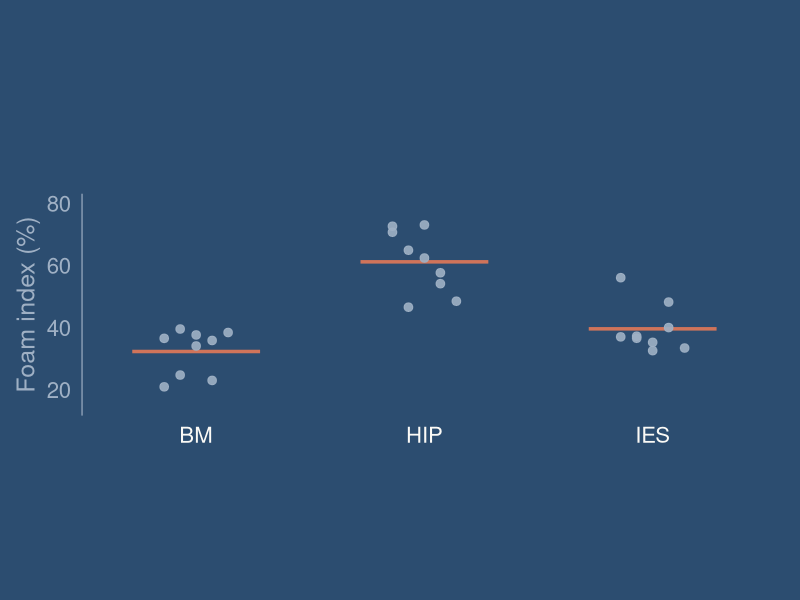
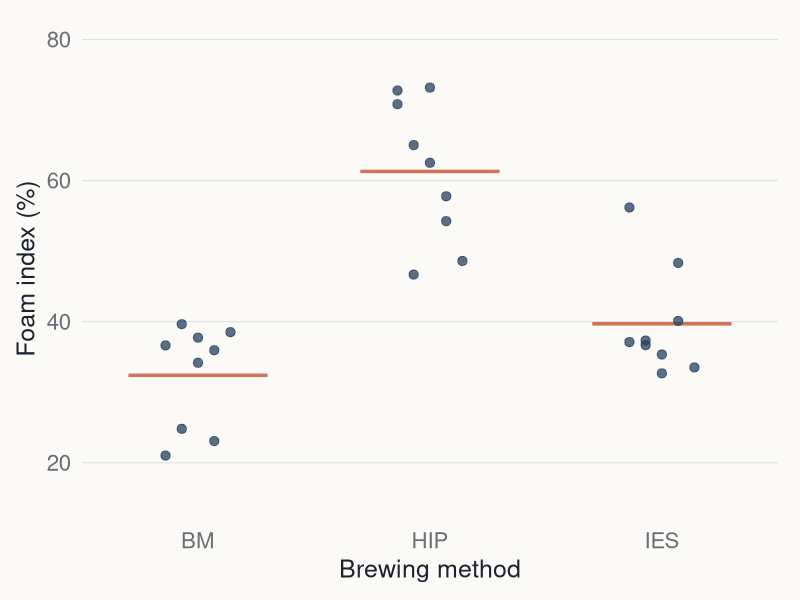
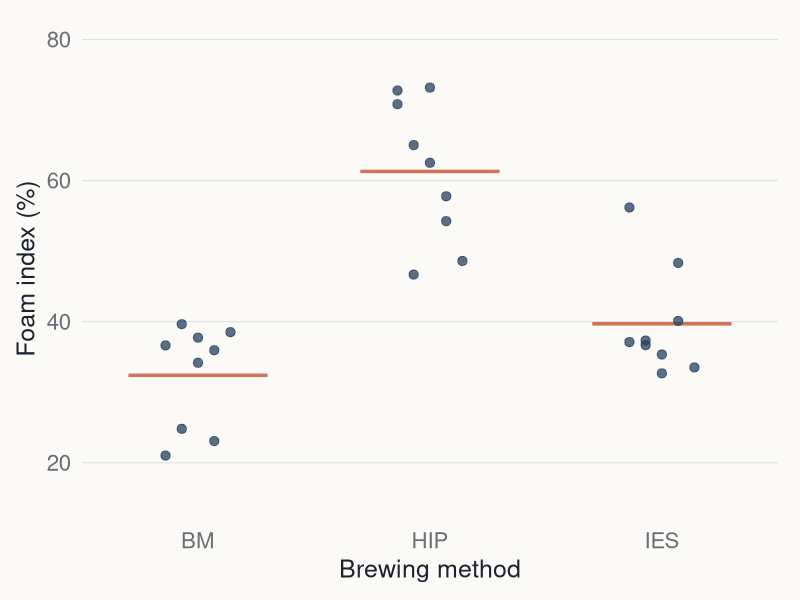
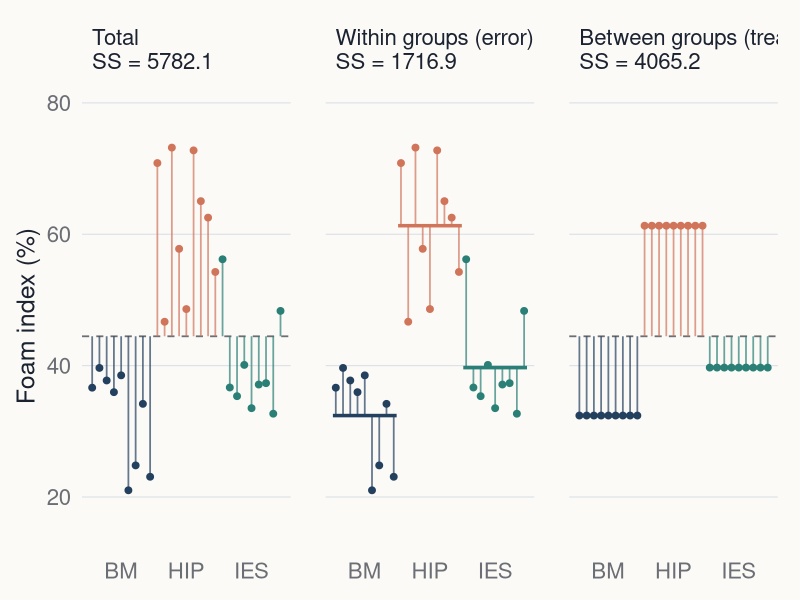
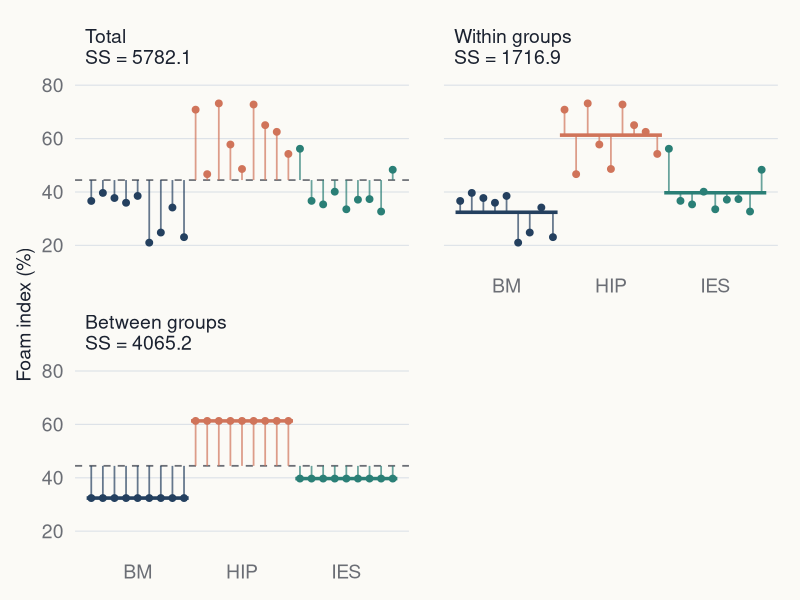
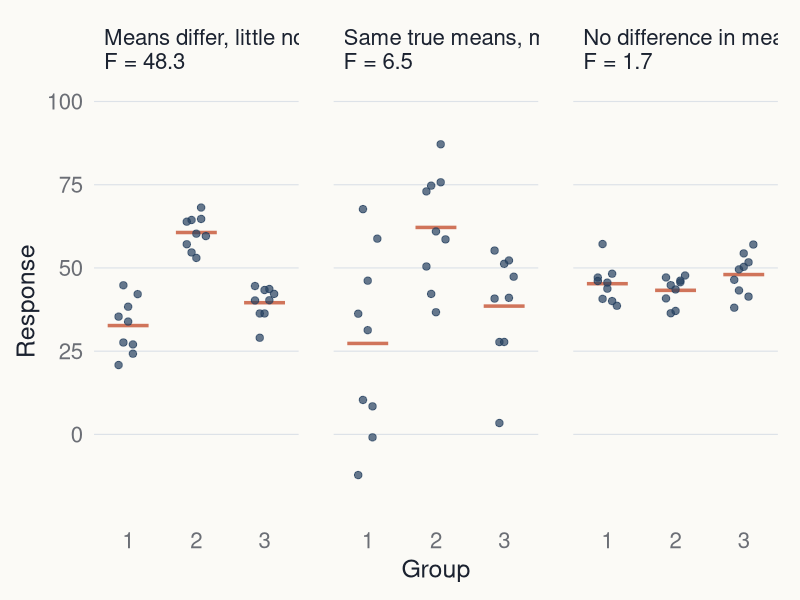
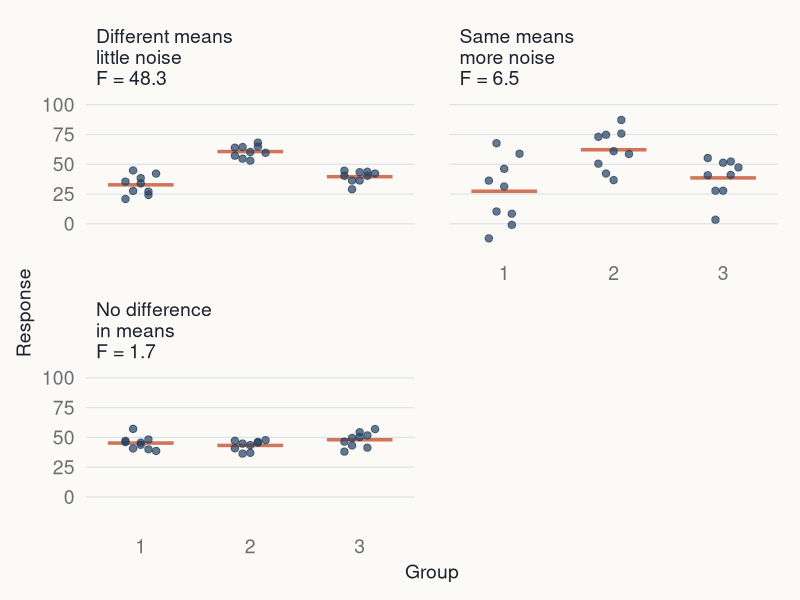
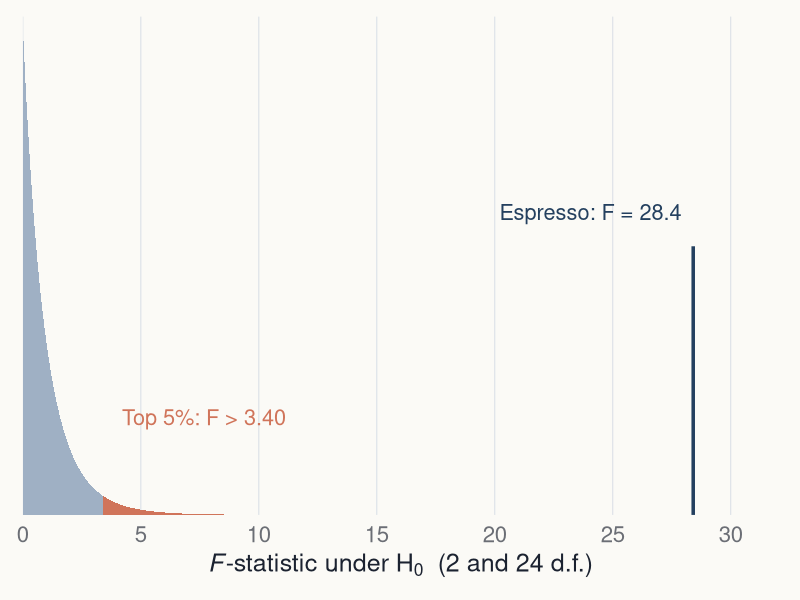

The R script that drew these images, in order:
# BB852 ANOVA lecture: R code for every statistical figure
# ---------------------------------------------------------
# Figures for the one-way ANOVA lecture, in the BB852 theme shared with the
# other lecture_figures generators (see lecture_figures/t-tests).
#
# Data source:
# https://jonesor.github.io/BB852_Book/anova-linear-models-with-a-single-categorical-explanatory-variable.html
# Espresso foam index (%) for three brewing methods, n = 9 per method:
# BM = bar machine, HIP = Hyper-Espresso method, IES = I-Espresso system.
# Parenti et al. (2014) Journal of Food Engineering 121: 112-117.
#
# Run from the repository root:
# source("lecture_figures/anova/generate_figures.R")
#
# PNG files are written to lecture_figures/anova/output/<layout>/.
# Each ggplot object is also retained in the named list `plots`.
# Object and file names use the slide numbers of the rebuilt deck
# (BB852_12_ANOVA_v2), e.g. plots$slide_09_ss_partition.
#
# Simulated data are used ONLY for slide 11 (signal versus noise) and slide 26
# (Q-Q plot examples); seeds are set and stated. Every other figure uses the
# espresso data. Statistics are computed here, never typed in.
#
# Labels use plotmath and \u escapes so the script stays plain ASCII.


# Load packages -----------------------------------------------------------

library(ggplot2)
library(ragg)


# Define the BB852 theme and export functions -----------------------------
# Palette and theme match lecture_figures/t-tests.

bb852 <- list(
  bg       = "#FBFAF6",
  text     = "#1B2230",
  muted    = "#6B6E75",
  grid     = "#DDE2E8",
  axis     = "#BCC6D2",
  slate    = "#24405F",
  coral    = "#D0745A",
  teal     = "#2A7F76",
  grey     = "#6B6E75",
  light    = "#9FB0C4",
  panel    = "#EDEFF1",
  cover    = "#2C4D70"
)

# Avenir Next on the Mac; Helvetica otherwise. BB852_FONT overrides both
# (useful on machines without either font).
available_fonts <- unique(systemfonts::system_fonts()$family)
bb852_font <- if (nzchar(Sys.getenv("BB852_FONT"))) {
  Sys.getenv("BB852_FONT")
} else if ("Avenir Next" %in% available_fonts) {
  "Avenir Next"
} else {
  "Helvetica"
}

theme_bb852 <- function(base_size = 18, base_family = bb852_font) {
  theme_minimal(base_size = base_size, base_family = base_family) +
    theme(
      plot.background = element_rect(fill = bb852$bg, colour = NA),
      panel.background = element_rect(fill = bb852$bg, colour = NA),
      panel.grid.major = element_line(colour = bb852$grid, linewidth = 0.4),
      panel.grid.minor = element_blank(),
      axis.title = element_text(colour = bb852$text, size = base_size),
      axis.text = element_text(colour = bb852$muted, size = base_size - 2),
      axis.ticks = element_blank(),
      legend.position = "none",
      strip.text = element_text(colour = bb852$text, size = base_size - 2,
                                face = "bold", hjust = 0),
      plot.title = element_blank(),
      plot.subtitle = element_blank(),
      plot.caption = element_blank(),
      plot.margin = margin(12, 16, 12, 12)
    )
}

# Sizes (inches) match the figure placeholders in the BB852 slide theme.
bb852_sizes <- list(
  full     = c(11.73, 3.95),
  takeaway = c(7.40, 4.25),
  half     = c(5.57, 4.25),
  cover    = c(5.43, 7.50)
)

output_root <- file.path("lecture_figures", "anova", "output")
unlink(output_root, recursive = TRUE)

save_bb852 <- function(plot, filename, layout = "half", bg = bb852$bg) {
  size <- bb852_sizes[[layout]]
  if (is.null(size)) {
    stop("layout must be one of: ", paste(names(bb852_sizes), collapse = ", "))
  }
  output_directory <- file.path(output_root, layout)
  dir.create(output_directory, recursive = TRUE, showWarnings = FALSE)
  ggsave(file.path(output_directory, paste0(filename, ".png")), plot,
         width = size[1], height = size[2], units = "in", dpi = 300,
         device = ragg::agg_png, bg = bg)
  invisible(filename)
}

# One colour per brewing method (three data colours, as the rules allow).
method_cols <- c(BM = bb852$slate, HIP = bb852$coral, IES = bb852$teal)


# Data and model --------------------------------------------------------------

espresso <- read.csv(file.path("CourseData", "espresso.csv"))
espresso$method <- factor(espresso$method, levels = c("BM", "HIP", "IES"))

foam_mod <- lm(foamIndx ~ method, data = espresso)
foam_anova <- anova(foam_mod)
group_means <- tapply(espresso$foamIndx, espresso$method, mean)
grand_mean <- mean(espresso$foamIndx)

ss_total <- sum((espresso$foamIndx - grand_mean)^2)
ss_error <- sum(residuals(foam_mod)^2)
ss_treat <- ss_total - ss_error
stopifnot(isTRUE(all.equal(ss_treat, foam_anova$`Sum Sq`[1])))

f_obs <- foam_anova$`F value`[1]
df_treat <- foam_anova$Df[1]
df_error <- foam_anova$Df[2]

# Deterministic horizontal offsets (no random jitter), centred per group.
espresso$offset <- ave(seq_len(nrow(espresso)), espresso$method,
                       FUN = function(i) ((seq_along(i) - 1) %% 5 - 2) * 0.07)
espresso$x <- as.numeric(espresso$method) + espresso$offset

# Observation order for the sums-of-squares "index" plots.
espresso <- espresso[order(espresso$method), ]
espresso$index <- seq_len(nrow(espresso))
espresso$group_mean <- unname(group_means[as.character(espresso$method)])

plots <- list()
half_plots <- list()
half_facet_theme <- theme(
  axis.title = element_text(size = 14),
  axis.text = element_text(size = 14),
  legend.text = element_text(size = 14),
  strip.text = element_text(size = 14)
)


# Slide 1: title-slide chart --------------------------------------------------

plots$slide_01_cover <- ggplot(espresso, aes(x, foamIndx)) +
  annotate("segment", x = 1:3 - 0.28, xend = 1:3 + 0.28,
           y = group_means, yend = group_means,
           colour = bb852$coral, linewidth = 1.2) +
  geom_point(colour = bb852$light, size = 2.6, alpha = 0.9) +
  scale_x_continuous(breaks = 1:3, labels = levels(espresso$method),
                     limits = c(0.5, 3.5), expand = expansion(mult = 0)) +
  scale_y_continuous(limits = c(15, 80), breaks = seq(20, 80, 20)) +
  labs(x = NULL, y = "Foam index (%)") +
  theme_bb852() +
  theme(
    plot.background = element_rect(fill = bb852$cover, colour = NA),
    panel.background = element_rect(fill = bb852$cover, colour = NA),
    panel.grid.major = element_blank(),
    axis.line.y = element_line(colour = bb852$light, linewidth = 0.4),
    axis.title = element_text(colour = bb852$light),
    axis.text.y = element_text(colour = bb852$light),
    axis.text.x = element_text(colour = bb852$bg),
    plot.margin = margin(140, 24, 110, 12)
  )


# Slide 8: the espresso data --------------------------------------------------

plots$slide_08_espresso_data <- ggplot(espresso, aes(x, foamIndx)) +
  annotate("segment", x = 1:3 - 0.3, xend = 1:3 + 0.3,
           y = group_means, yend = group_means,
           colour = bb852$coral, linewidth = 1.2) +
  geom_point(colour = bb852$slate, size = 2.8, alpha = 0.75) +
  scale_x_continuous(breaks = 1:3, labels = levels(espresso$method),
                     limits = c(0.5, 3.5), expand = expansion(mult = 0)) +
  scale_y_continuous(limits = c(15, 80), breaks = seq(20, 80, 20)) +
  labs(x = "Brewing method", y = "Foam index (%)") +
  theme_bb852() +
  theme(panel.grid.major.x = element_blank())


# Slide 9: partitioning the sums of squares ------------------------------------
# x = observation number (sorted by method). Segments show the deviations that
# are squared and summed in each panel.

ss_label <- function(name, ss) sprintf("%s\nSS = %.1f", name, ss)
panel_names <- c(ss_label("Total", ss_total),
                 ss_label("Within groups (error)", ss_error),
                 ss_label("Between groups (treatment)", ss_treat))

ss_long <- rbind(
  transform(espresso, panel = panel_names[1], from = grand_mean, to = foamIndx),
  transform(espresso, panel = panel_names[2], from = group_mean, to = foamIndx),
  transform(espresso, panel = panel_names[3], from = grand_mean, to = group_mean)
)
ss_long$panel <- factor(ss_long$panel, levels = panel_names)

# Group-mean lines drawn in the within- and between-group panels.
mean_lines <- do.call(rbind, lapply(levels(espresso$method), function(m) {
  idx <- espresso$index[espresso$method == m]
  data.frame(method = m, x = min(idx) - 0.4, xend = max(idx) + 0.4,
             y = group_means[[m]], panel = panel_names[2:3])
}))
mean_lines$panel <- factor(mean_lines$panel, levels = panel_names)
grand_line <- data.frame(panel = factor(panel_names[c(1, 3)], levels = panel_names),
                         y = grand_mean)

# In the between-groups panel the points sit at the group means.
ss_points <- ss_long
ss_points$y <- ifelse(ss_points$panel == panel_names[3], ss_points$group_mean,
                      ss_points$foamIndx)

plots$slide_09_ss_partition <- ggplot(ss_long) +
  geom_hline(data = grand_line, aes(yintercept = y),
             colour = bb852$grey, linewidth = 0.6, linetype = "dashed") +
  geom_segment(aes(x = index, xend = index, y = from, yend = to,
                   colour = method), linewidth = 0.6, alpha = 0.7) +
  geom_segment(data = mean_lines, aes(x = x, xend = xend, y = y, yend = y,
                                      colour = method), linewidth = 1.2) +
  geom_point(data = ss_points, aes(index, y, colour = method), size = 2) +
  facet_wrap(~panel, nrow = 1) +
  scale_colour_manual(values = method_cols) +
  scale_x_continuous(breaks = c(5, 14, 23), labels = levels(espresso$method),
                     expand = expansion(add = 1)) +
  scale_y_continuous(limits = c(15, 80), breaks = seq(20, 80, 20)) +
  labs(x = NULL, y = "Foam index (%)") +
  theme_bb852() +
  theme(panel.grid.major.x = element_blank(),
        panel.spacing = grid::unit(0.35, "in"),
        strip.text = element_text(face = "plain", colour = bb852$text, size = 16))
ss_half_labels <- setNames(
  c(
    sprintf("Total\nSS = %.1f", ss_total),
    sprintf("Within groups\nSS = %.1f", ss_error),
    sprintf("Between groups\nSS = %.1f", ss_treat)
  ),
  panel_names
)
half_plots$slide_09_ss_partition <- plots$slide_09_ss_partition +
  facet_wrap(~panel, ncol = 2, labeller = as_labeller(ss_half_labels)) +
  half_facet_theme


# Slide 11: signal and noise ----------------------------------------------------
# SIMULATED data, n = 9 per group, seed 852. Panels A and B use the same true
# group means (signal) and the same standard-normal draws, scaled by SD 6 and
# SD 20 (noise); panel C has equal true means (SD 6). F is computed from each
# simulated data set.

set.seed(852)
z_shared <- rnorm(27)
z_null <- rnorm(27)
sim_group <- function(means, sd, z, scenario) {
  data.frame(scenario = scenario,
             method = rep(c("BM", "HIP", "IES"), each = 9),
             y = rep(means, each = 9) + z * sd)
}
sim <- rbind(
  sim_group(c(35, 60, 40), 6,  z_shared, "A"),
  sim_group(c(35, 60, 40), 20, z_shared, "B"),
  sim_group(c(45, 45, 45), 6,  z_null,   "C")
)
sim_F <- sapply(split(sim, sim$scenario), function(d)
  anova(lm(y ~ method, data = d))$`F value`[1])
scenario_labels <- c(
  A = sprintf("Means differ, little noise\nF = %.1f", sim_F[["A"]]),
  B = sprintf("Same true means, more noise\nF = %.1f", sim_F[["B"]]),
  C = sprintf("No difference in means\nF = %.1f", sim_F[["C"]])
)
sim$panel <- factor(scenario_labels[sim$scenario], levels = scenario_labels)
sim$x <- match(sim$method, c("BM", "HIP", "IES")) +
  ave(seq_len(nrow(sim)), sim$scenario, sim$method,
      FUN = function(i) ((seq_along(i) - 1) %% 5 - 2) * 0.07)
sim_means <- aggregate(y ~ panel + method, data = sim, FUN = mean)
sim_means$x <- match(sim_means$method, c("BM", "HIP", "IES"))

plots$slide_11_signal_noise <- ggplot(sim, aes(x, y)) +
  geom_segment(data = sim_means, aes(x = x - 0.3, xend = x + 0.3, y = y, yend = y),
               colour = bb852$coral, linewidth = 1.2) +
  geom_point(colour = bb852$slate, size = 2.2, alpha = 0.7) +
  facet_wrap(~panel, nrow = 1) +
  scale_x_continuous(breaks = 1:3, labels = c("1", "2", "3"),
                     limits = c(0.5, 3.5), expand = expansion(mult = 0)) +
  scale_y_continuous(limits = c(-20, 100), breaks = seq(0, 100, 25)) +
  labs(x = "Group", y = "Response") +
  theme_bb852() +
  theme(panel.grid.major.x = element_blank(),
        panel.spacing = grid::unit(0.35, "in"),
        strip.text = element_text(face = "plain", colour = bb852$text, size = 16))
signal_half_labels <- setNames(
  c(
    sprintf("Different means\nlittle noise\nF = %.1f", sim_F[["A"]]),
    sprintf("Same means\nmore noise\nF = %.1f", sim_F[["B"]]),
    sprintf("No difference\nin means\nF = %.1f", sim_F[["C"]])
  ),
  scenario_labels
)
half_plots$slide_11_signal_noise <- plots$slide_11_signal_noise +
  facet_wrap(~panel, ncol = 2, labeller = as_labeller(signal_half_labels)) +
  half_facet_theme


# Slide 12: the F-distribution under the null ----------------------------------
# F(2, 24): the coral tail is the top 5% (critical value); the observed F lies
# far beyond it, so its tail area is invisible at this scale.

f_crit <- qf(0.95, df_treat, df_error)
f_grid <- seq(0, 32, by = 0.01)
f_curve <- data.frame(F = f_grid, density = df(f_grid, df_treat, df_error))
plots$slide_12_f_distribution <- ggplot(f_curve, aes(F, density)) +
  geom_area(fill = bb852$light, colour = NA) +
  geom_area(data = subset(f_curve, F >= f_crit), fill = bb852$coral, colour = NA) +
  annotate("segment", x = f_obs, xend = f_obs, y = 0, yend = 0.55,
           colour = bb852$slate, linewidth = 1.2) +
  annotate("text", x = f_obs - 0.5, y = 0.62, hjust = 1, size = 5.5,
           family = bb852_font, colour = bb852$slate,
           label = sprintf("Espresso: F = %.1f", f_obs)) +
  annotate("text", x = f_crit + 0.8, y = 0.2, hjust = 0, size = 5.5,
           family = bb852_font, colour = bb852$coral,
           label = sprintf("Top 5%%: F > %.2f", f_crit)) +
  scale_x_continuous(limits = c(0, 32), breaks = seq(0, 30, 5),
                     expand = expansion(mult = 0)) +
  scale_y_continuous(limits = c(0, 1.02), expand = expansion(mult = 0)) +
  labs(x = expression(italic(F) * "-statistic under " * H[0] * "  (2 and 24 d.f.)"),
       y = NULL) +
  theme_bb852() +
  theme(axis.text.y = element_blank(), panel.grid.major.y = element_blank())


# Slide 17: treatment contrasts as arrows from the reference mean ---------------

coef_mod <- coef(foam_mod)
arrow_df <- data.frame(x = 2:3, y = unname(coef_mod[1]), yend = unname(coef_mod[1] + coef_mod[2:3]),
                       label = sprintf("%+.1f", coef_mod[2:3]))
plots$slide_17_coefficients <- ggplot(espresso, aes(x, foamIndx)) +
  geom_hline(yintercept = coef_mod[1], colour = bb852$grey,
             linewidth = 0.6, linetype = "dashed") +
  geom_point(colour = bb852$light, size = 2.6, alpha = 0.9) +
  annotate("segment", x = 1:3 - 0.3, xend = 1:3 + 0.3,
           y = group_means, yend = group_means, colour = bb852$slate, linewidth = 1.2) +
  geom_segment(data = arrow_df, aes(x = x + 0.36, xend = x + 0.36, y = y, yend = yend),
               inherit.aes = FALSE, colour = bb852$coral, linewidth = 1.2,
               arrow = grid::arrow(length = grid::unit(0.12, "in"), type = "closed")) +
  geom_text(data = arrow_df, aes(x = x + 0.42, y = (y + yend) / 2, label = label),
            inherit.aes = FALSE, hjust = 0, size = 6, family = bb852_font,
            colour = bb852$coral) +
  annotate("text", x = 1.36, y = coef_mod[1] - 6, hjust = 0, size = 6,
           family = bb852_font, colour = bb852$slate,
           label = sprintf("Intercept\n%.1f", coef_mod[1])) +
  scale_x_continuous(breaks = 1:3, labels = levels(espresso$method),
                     limits = c(0.5, 3.9), expand = expansion(mult = 0)) +
  scale_y_continuous(limits = c(15, 80), breaks = seq(20, 80, 20)) +
  labs(x = "Brewing method", y = "Foam index (%)") +
  theme_bb852() +
  theme(panel.grid.major.x = element_blank())


# Slide 22: Tukey HSD differences with family-wise 95% CIs ----------------------
# TukeyHSD() uses the same studentised-range method as agricolae::HSD.test().

tukey <- TukeyHSD(aov(foamIndx ~ method, data = espresso))$method
tukey_df <- data.frame(pair = rownames(tukey), diff = tukey[, "diff"],
                       lwr = tukey[, "lwr"], upr = tukey[, "upr"],
                       p = tukey[, "p adj"])
tukey_df$pair <- sub("-", " − ", tukey_df$pair)
tukey_df$pair <- factor(tukey_df$pair, levels = rev(tukey_df$pair))
tukey_df$sig <- ifelse(tukey_df$lwr > 0 | tukey_df$upr < 0, "yes", "no")

plots$slide_22_tukey_ci <- ggplot(tukey_df, aes(diff, pair, colour = sig)) +
  geom_vline(xintercept = 0, colour = bb852$grey, linewidth = 0.6, linetype = "dashed") +
  geom_errorbar(
    aes(xmin = lwr, xmax = upr),
    width = 0.15,
    linewidth = 1.1,
    orientation = "y"
  ) +
  geom_point(size = 3.4) +
  scale_colour_manual(values = c(yes = bb852$slate, no = bb852$grey)) +
  scale_x_continuous(limits = c(-35, 42), breaks = seq(-30, 40, 10)) +
  labs(x = "Difference in foam index (%)", y = NULL) +
  theme_bb852() +
  theme(panel.grid.major.y = element_blank(),
        axis.text.y = element_text(colour = bb852$text, size = 16))


# Slide 23: box plots with Tukey letters ------------------------------------------
# Box plot plus points: the plot type students already make in BB852
# (geom_boxplot + geom_jitter). Offsets are deterministic so the figure is
# reproducible; geom_jitter(width = 0.1) gives the same look in class.
# Letters: groups sharing a letter do not differ (Tukey HSD, alpha = 0.05).
# They are derived from tukey_df rather than typed in.
# Note: the box shows the median; Tukey compares means (close here, n = 9).

stopifnot(tukey_df$sig[tukey_df$pair == "IES − BM"] == "no",
          all(tukey_df$sig[tukey_df$pair != "IES − BM"] == "yes"))
letters_df <- data.frame(x = 1:3, y = 80, label = c("b", "a", "b"))
plots$slide_23_letters <- ggplot(espresso, aes(x = as.numeric(method), y = foamIndx)) +
  geom_boxplot(aes(group = method), width = 0.5, outlier.shape = NA,
               fill = bb852$bg, colour = bb852$grey, linewidth = 0.7) +
  geom_point(aes(x = x), colour = bb852$slate, size = 2.6, alpha = 0.75) +
  geom_text(data = letters_df, aes(x = x, y = y, label = label), inherit.aes = FALSE,
            size = 7, family = bb852_font, fontface = "bold", colour = bb852$coral) +
  scale_x_continuous(breaks = 1:3, labels = levels(espresso$method),
                     limits = c(0.5, 3.5), expand = expansion(mult = 0)) +
  scale_y_continuous(limits = c(15, 84), breaks = seq(20, 80, 20)) +
  labs(x = "Brewing method", y = "Foam index (%)") +
  theme_bb852() +
  theme(panel.grid.major.x = element_blank())


# Slide 26: residual diagnostics for foam_mod ----------------------------------------
# Redrawn in the course theme from the first three panels of autoplot(foam_mod).

diag_df <- data.frame(fitted = fitted(foam_mod), resid = residuals(foam_mod),
                      std = rstandard(foam_mod), method = model.frame(foam_mod)$method)
diag_names <- c("Residuals vs fitted", "Normal Q-Q", "Scale-location")
qq <- qqnorm(diag_df$std, plot.it = FALSE)
diag_long <- rbind(
  data.frame(panel = diag_names[1], x = diag_df$fitted, y = diag_df$resid,
             method = diag_df$method),
  data.frame(panel = diag_names[2], x = qq$x, y = qq$y, method = diag_df$method),
  data.frame(panel = diag_names[3], x = diag_df$fitted, y = sqrt(abs(diag_df$std)),
             method = diag_df$method)
)
diag_long$panel <- factor(diag_long$panel, levels = diag_names)
ref_lines <- data.frame(panel = factor(diag_names[1:2], levels = diag_names),
                        intercept = c(0, 0), slope = c(0, 1))
plots$slide_26_diagnostics <- ggplot(diag_long, aes(x, y)) +
  geom_abline(data = ref_lines, aes(intercept = intercept, slope = slope),
              colour = bb852$grey, linewidth = 0.6, linetype = "dashed") +
  geom_point(aes(colour = method), size = 2.4, alpha = 0.8) +
  facet_wrap(~panel, nrow = 1, scales = "free") +
  scale_colour_manual(values = method_cols) +
  labs(x = NULL, y = NULL) +
  theme_bb852() +
  theme(legend.position = "top", legend.justification = "left",
        legend.title = element_blank(),
        legend.text = element_text(colour = bb852$text, size = 16),
        panel.spacing = grid::unit(0.35, "in"),
        strip.text = element_text(face = "plain", colour = bb852$text, size = 16))
half_plots$slide_26_diagnostics <- plots$slide_26_diagnostics +
  facet_wrap(~panel, ncol = 2, scales = "free") +
  half_facet_theme


# Slide 27: what Q-Q plots look like ----------------------------------------------------
# SIMULATED data, seed 27. Three normal samples (two small, one large) and two
# non-normal samples, each standardised so the panels share axes.

set.seed(27)
qq_samples <- list(
  "Normal, n = 20"       = rnorm(20),
  "Normal, n = 20 "      = rnorm(20),
  "Normal, n = 100"      = rnorm(100),
  "Skewed, n = 100"      = rgamma(100, shape = 1.5),
  "Heavy tails, n = 100" = rt(100, df = 3)
)
qq_long <- do.call(rbind, lapply(names(qq_samples), function(nm) {
  v <- as.vector(scale(qq_samples[[nm]]))
  q <- qqnorm(v, plot.it = FALSE)
  data.frame(panel = nm, x = q$x, y = q$y,
             type = ifelse(grepl("^Normal", nm), "normal", "other"))
}))
qq_long$panel <- factor(qq_long$panel, levels = names(qq_samples))
plots$slide_27_qq_examples <- ggplot(qq_long, aes(x, y, colour = type)) +
  geom_abline(intercept = 0, slope = 1, colour = bb852$grey,
              linewidth = 0.6, linetype = "dashed") +
  geom_point(size = 1.8, alpha = 0.75) +
  facet_wrap(~panel, nrow = 1) +
  scale_colour_manual(values = c(normal = bb852$slate, other = bb852$coral)) +
  coord_cartesian(xlim = c(-3, 3), ylim = c(-3, 5)) +
  scale_x_continuous(breaks = c(-2, 0, 2)) +
  labs(x = "Theoretical quantiles", y = "Sample quantiles") +
  theme_bb852() +
  theme(panel.spacing = grid::unit(0.2, "in"),
        strip.text = element_text(face = "plain", colour = bb852$text, size = 14))
half_plots$slide_27_qq_examples <- plots$slide_27_qq_examples +
  facet_wrap(~panel, ncol = 2) +
  half_facet_theme


# Export every figure -----------------------------------------------------------------

figure_names <- c(
  "slide_01_cover",
  "slide_08_espresso_data",
  "slide_09_ss_partition",
  "slide_11_signal_noise",
  "slide_12_f_distribution",
  "slide_17_coefficients",
  "slide_22_tukey_ci",
  "slide_23_letters",
  "slide_26_diagnostics",
  "slide_27_qq_examples"
)
stopifnot(setequal(figure_names, names(plots)))

for (name in names(plots)) {
  if (name == "slide_01_cover") {
    save_bb852(plots[[name]], name, layout = "cover", bg = bb852$cover)
  } else {
    save_bb852(plots[[name]], name, layout = "full")
    half_plot <- if (name %in% names(half_plots)) half_plots[[name]] else plots[[name]]
    save_bb852(half_plot, name, layout = "half")
  }
}

# Slides 16 and 23 sit beside a TAKEAWAY box, so also export at that size.
for (name in c("slide_17_coefficients", "slide_23_letters")) {
  save_bb852(plots[[name]], name, layout = "takeaway")
}

message("Saved ", length(plots), " figures to: ", normalizePath(output_root))
